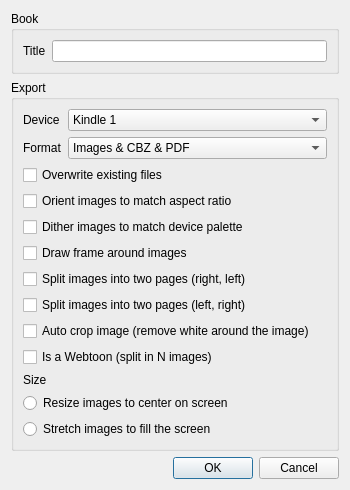
<?xml version="1.0" encoding="UTF-8"?>
<ui version="4.0">
 <class>DialogOptions</class>
 <widget class="QDialog" name="DialogOptions">
  <property name="geometry">
   <rect>
    <x>0</x>
    <y>0</y>
    <width>350</width>
    <height>363</height>
   </rect>
  </property>
  <property name="windowTitle">
   <string>Options</string>
  </property>
  <layout class="QVBoxLayout" name="verticalLayout">
   <item>
    <widget class="QGroupBox" name="groupBox">
     <property name="title">
      <string>Book</string>
     </property>
     <property name="flat">
      <bool>false</bool>
     </property>
     <layout class="QFormLayout" name="formLayout">
      <item row="0" column="0">
       <widget class="QLabel" name="label">
        <property name="text">
         <string>Title</string>
        </property>
       </widget>
      </item>
      <item row="0" column="1">
       <widget class="QLineEdit" name="lineEditTitle"/>
      </item>
     </layout>
    </widget>
   </item>
   <item>
    <widget class="QGroupBox" name="groupBox_2">
     <property name="title">
      <string>Export</string>
     </property>
     <layout class="QVBoxLayout" name="verticalLayout_2">
      <item>
       <layout class="QFormLayout" name="formLayout_2">
        <property name="fieldGrowthPolicy">
         <enum>QFormLayout::AllNonFixedFieldsGrow</enum>
        </property>
        <item row="0" column="0">
         <widget class="QLabel" name="label_2">
          <property name="text">
           <string>Device</string>
          </property>
         </widget>
        </item>
        <item row="0" column="1">
         <widget class="QComboBox" name="comboBoxDevice">
          <item>
           <property name="text">
            <string>Kindle 1</string>
           </property>
          </item>
          <item>
           <property name="text">
            <string>Kindle 2/3/Touch</string>
           </property>
          </item>
          <item>
           <property name="text">
            <string>Kindle 4 &amp; 5</string>
           </property>
          </item>
          <item>
           <property name="text">
            <string>Kindle DX/DXG</string>
           </property>
          </item>
          <item>
           <property name="text">
            <string>Kindle Paperwhite 1 &amp; 2</string>
           </property>
          </item>
          <item>
           <property name="text">
            <string>Kindle Paperwhite 3/Voyage/Oasis</string>
           </property>
          </item>
          <item>
           <property name="text">
            <string>Kobo Mini/Touch</string>
           </property>
          </item>
          <item>
           <property name="text">
            <string>Kobo Glo</string>
           </property>
          </item>
          <item>
           <property name="text">
            <string>Kobo Glo HD</string>
           </property>
          </item>
          <item>
           <property name="text">
            <string>Kobo Aura</string>
           </property>
          </item>
          <item>
           <property name="text">
            <string>Kobo Aura HD</string>
           </property>
          </item>
          <item>
           <property name="text">
            <string>Kobo Aura H2O</string>
           </property>
          </item>
          <item>
           <property name="text">
            <string>Kobo Libra H2O</string>
           </property>
          </item>
          <item>
           <property name="text">
            <string>Kobo Elipsa 2E</string>
           </property>
          </item>
         </widget>
        </item>
        <item row="1" column="0">
         <widget class="QLabel" name="labelFormat">
          <property name="text">
           <string>Format</string>
          </property>
         </widget>
        </item>
        <item row="1" column="1">
         <widget class="QComboBox" name="comboBoxFormat">
          <item>
           <property name="text">
            <string>Images &amp; CBZ &amp; PDF</string>
           </property>
          </item>
          <item>
           <property name="text">
            <string>Images only</string>
           </property>
          </item>
          <item>
           <property name="text">
            <string>PDF only</string>
           </property>
          </item>
          <item>
           <property name="text">
            <string>CBZ only</string>
           </property>
          </item>
         </widget>
        </item>
       </layout>
      </item>
      <item>
       <widget class="QCheckBox" name="checkboxOverwrite">
        <property name="text">
         <string>Overwrite existing files</string>
        </property>
       </widget>
      </item>
      <item>
       <widget class="QCheckBox" name="checkboxOrient">
        <property name="text">
         <string>Orient images to match aspect ratio</string>
        </property>
       </widget>
      </item>
      <item>
       <widget class="QCheckBox" name="checkboxQuantize">
        <property name="text">
         <string>Dither images to match device palette</string>
        </property>
       </widget>
      </item>
      <item>
       <widget class="QCheckBox" name="checkboxFrame">
        <property name="text">
         <string>Draw frame around images</string>
        </property>
       </widget>
      </item>
      <item>
       <widget class="QCheckBox" name="checkboxSplit">
        <property name="text">
         <string>Split images into two pages (right, left)</string>
        </property>
       </widget>
      </item>
      <item>
       <widget class="QCheckBox" name="checkboxSplitInverse">
        <property name="text">
         <string>Split images into two pages (left, right)</string>
        </property>
       </widget>
      </item>
      <item>
       <widget class="QCheckBox" name="checkboxAutoCrop">
        <property name="text">
         <string>Auto crop image (remove white around the image)</string>
        </property>
       </widget>
      </item>
      <item>
       <widget class="QCheckBox" name="checkboxWebtoon">
        <property name="text">
         <string>Is a Webtoon (split in N images)</string>
        </property>
       </widget>
      </item>
      <item>
         <widget class="QLabel" name="label_3">
          <property name="text">
           <string>Size</string>
          </property>
         </widget>
        </item>
      <item>
       <widget class="QRadioButton" name="checkboxResize">
        <property name="text">
         <string>Resize images to center on screen</string>
        </property>
       </widget>
      </item>
      <item>
       <widget class="QRadioButton" name="checkboxStretch">
        <property name="text">
         <string>Stretch images to fill the screen</string>
        </property>
       </widget>
      </item>
     </layout>
    </widget>
   </item>
   <item>
    <spacer name="verticalSpacer">
     <property name="orientation">
      <enum>Qt::Vertical</enum>
     </property>
     <property name="sizeHint" stdset="0">
      <size>
       <width>20</width>
       <height>40</height>
      </size>
     </property>
    </spacer>
   </item>
   <item>
    <widget class="QDialogButtonBox" name="buttonBox">
     <property name="standardButtons">
      <set>QDialogButtonBox::Cancel|QDialogButtonBox::Ok</set>
     </property>
    </widget>
   </item>
  </layout>
 </widget>
 <resources/>
 <connections>
  <connection>
   <sender>buttonBox</sender>
   <signal>accepted()</signal>
   <receiver>DialogOptions</receiver>
   <slot>accept()</slot>
   <hints>
    <hint type="sourcelabel">
     <x>248</x>
     <y>254</y>
    </hint>
    <hint type="destinationlabel">
     <x>157</x>
     <y>274</y>
    </hint>
   </hints>
  </connection>
  <connection>
   <sender>buttonBox</sender>
   <signal>rejected()</signal>
   <receiver>DialogOptions</receiver>
   <slot>reject()</slot>
   <hints>
    <hint type="sourcelabel">
     <x>316</x>
     <y>260</y>
    </hint>
    <hint type="destinationlabel">
     <x>286</x>
     <y>274</y>
    </hint>
   </hints>
  </connection>
 </connections>
</ui>
